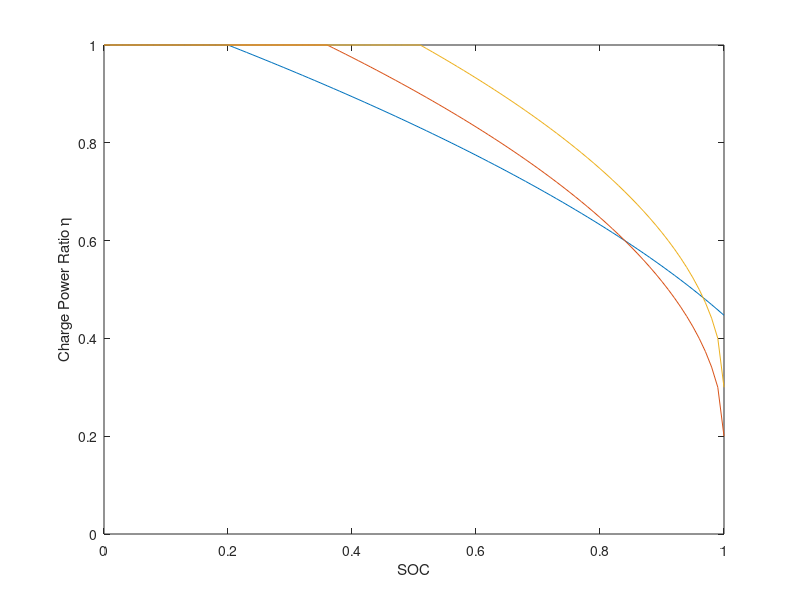

Recreate this plot in MATLAB.
Soc = 0:0.01:1;
a = 0.15;
b = 0.35;
% eta = (1-a*b-(1-b)*Soc)./(1-a);
eta = zeros(101,3);
eta(:,1) = sqrt(1.2-Soc);
eta(:,2) = sqrt(1-Soc)+0.2;
eta(:,3) = sqrt(1-Soc)+0.3;
eta(eta>1) = 1; 
figure,plot(Soc,eta);
axis([0 1 0 1]);
xlabel('SOC'),ylabel('Charge Power Ratio \eta');
% legend('1','2','3')
% xlabel('SOC'),ylabel('Charge Power Ratio {\eta}','Rotation',90,'FontSize',10);
